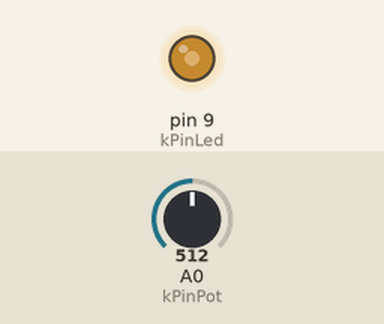
Simulated run of this sketch. Board: Arduino Uno, built with avr-gcc and run on an emulated ATmega328P. Shown: output pins drawn as LEDs (lit = HIGH). The test bench sets the inputs (shaded band); at power-on: A0 (kPinPot) = 512.

Above: at 1.2 s.
1.3 s: A0 (kPinPot) set to 716
At 2.5 s:
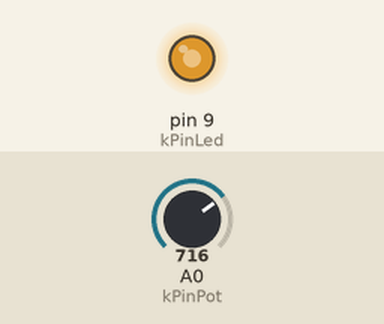
2.8 s: A0 (kPinPot) set to 900
At 3.7 s:
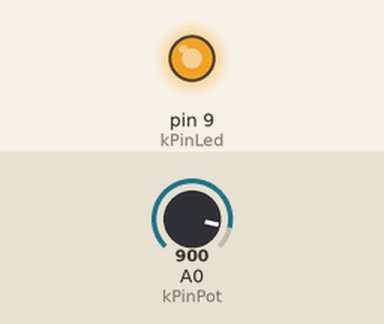
4.3 s: A0 (kPinPot) set to 122
At 4.9 s:
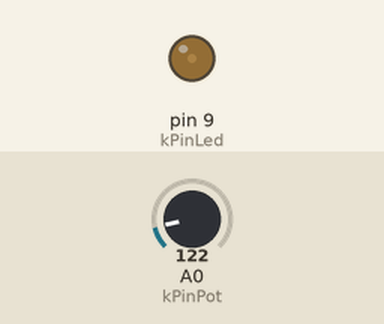
5.8 s: A0 (kPinPot) set to 0
At 7.0 s:
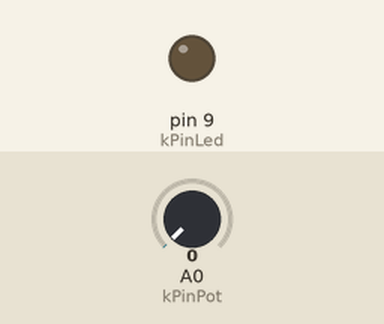
7.3 s: A0 (kPinPot) set to 511
At 8.3 s:
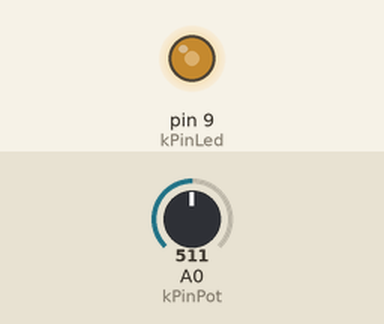
Timing chart, 0 to 9.8 s (numbered marks = the images above; inputs shaded):
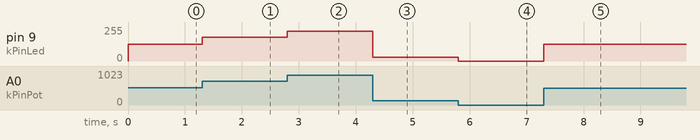

The sketch:

sketch_oct05b.ino
```cpp
const int kPinPot = A0;
const int kPinLed = 9;
int ledBrightness;
int sensorValue = A0;
void setup()
{
  pinMode(kPinPot, INPUT);
  pinMode(kPinLed, OUTPUT);
}

void loop()
{
  sensorValue = analogRead(kPinPot);
  ledBrightness = map(sensorValue, 0, 1023, 0, 255);
  analogWrite(kPinLed, ledBrightness);
}
```

Measured:
- after the input at 1.3 s, pin 9 (kPinLed): 127/255 → 178/255 at once
- after the input at 2.8 s, pin 9 (kPinLed): 178/255 → 224/255 at once
- after the input at 4.3 s, pin 9 (kPinLed): 224/255 → 30/255 at once
- after the input at 5.8 s, pin 9 (kPinLed): 30/255 → 0/255 at once
- after the input at 7.3 s, pin 9 (kPinLed): 0/255 → 127/255 at once
